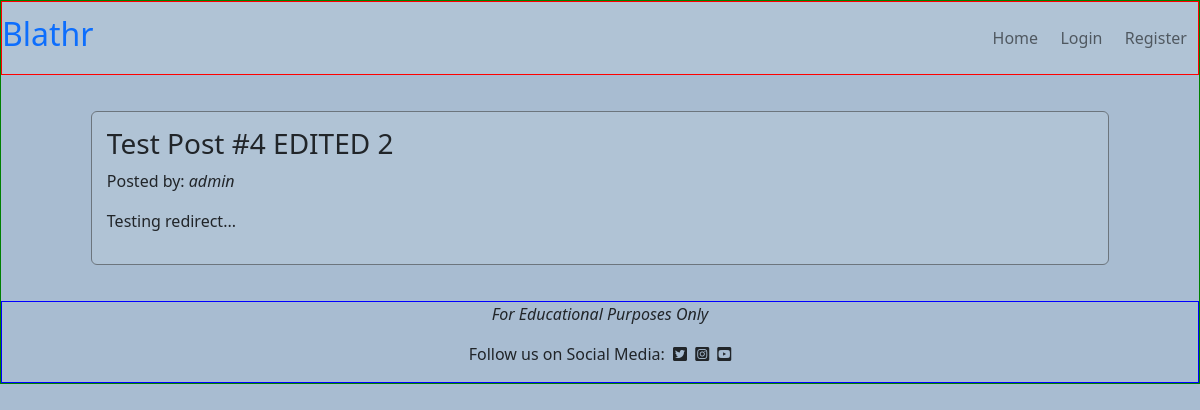
The page /post_detail/4/ on the database its author committed.
### posts/models.py (models this page shows, shortened)
class Post(models.Model):
    post_id = models.AutoField(primary_key=True)
    title = models.CharField(max_length=200, unique=True, blank=False,
                             null=False)
    author = models.ForeignKey(User, on_delete=models.CASCADE)
    created_date = models.DateTimeField(auto_now_add=True)
    content = models.TextField()
    category = models.ForeignKey(Category, on_delete=models.CASCADE)
    status = models.IntegerField(choices=STATUS, default=0)
    vote_count = models.ManyToManyField(User, related_name='vote_count',
                                        blank=True)

### posts/views.py (the view)
# urls.py: path('post_detail/<post_id>/', post_detail, name='post_detail'),
def post_detail(request, post_id):
    context = {}
    context['data'] = Post.objects.get(post_id=post_id)
    return render(request, 'post_detail.html', context)

### templates/post_detail.html (shortened to what this page needs)
{% extends 'base.html' %}
{% block content %}
<div class="row" id="post-detail-row">
    <div class="col-10 border border-secondary rounded" id="post-detail-col">
        <h3>{{ data.title }}</h3>
        <p>Posted by: <em>{{ data.author }}</em></p>
        <p>{{ data.content | safe }}</p>
    </div>
</div>
{% endblock %}

### static/css/style.css (style rules this page uses)
body { background-color: #A8BCD1; margin: 0; padding: 0; border: 1px solid green; }
#post-detail-row { justify-content: center; margin-top: 3%; margin-bottom: 3%; }
#post-detail-col { background-color: #B0C3D5; padding: 15px }

### rows shown on the page
Post: title "Test Post #4 EDITED 2", author "admin", content "Testing redirect..."
